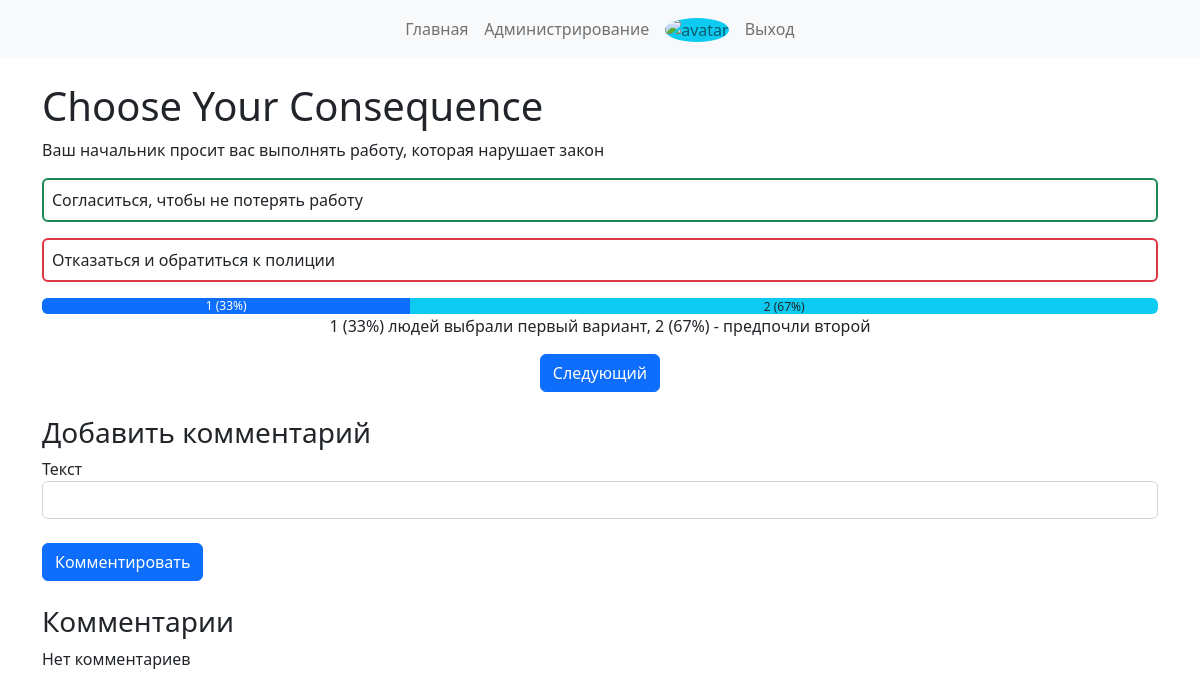
The app's page /8/1/res (signed in) with its own data.
### data/questions.py (models this page shows)
class Question(SqlAlchemyBase, SerializerMixin):
    __tablename__ = "questions"
    id = sqlalchemy.Column(
        sqlalchemy.Integer, primary_key=True, autoincrement=True
    )
    text = sqlalchemy.Column(sqlalchemy.String, nullable=False)
    choice_1 = sqlalchemy.Column(sqlalchemy.String, nullable=False)
    choice_2 = sqlalchemy.Column(sqlalchemy.String, nullable=False)
    created_date = sqlalchemy.Column(
        sqlalchemy.DateTime, default=datetime.datetime.now
    )
    comments = orm.relationship(
        "Comment", back_populates="question", cascade="all, delete"
    )
    answers = orm.relationship(
        "Answer", back_populates="question", cascade="all, delete"
    )

### server.py (the view, shortened to what this page needs)
@app.route("/<int:id>/<int:answer>/res", methods=["GET", "POST"])
def result(id, answer):
    db_sess = db_session.create_session()
    question = db_sess.query(Question).get(id)
    if not question or answer not in (1, 2):
        abort(404)
    if (
        current_user.is_authenticated
        and not db_sess.query(Answer)
        .filter(Answer.user_id == current_user.id, Answer.question_id == id)
        .first()
    ):
        new_answer = Answer(
            answer=answer, question_id=question.id, user_id=current_user.id
        )
        db_sess.add(new_answer)
        db_sess.commit()
    comments = (
        db_sess.query(Comment).filter(Comment.question_id == question.id).all()
    )
    form = CommentForm()
    answer_1 = (
        db_sess.query(Answer).filter_by(question_id=id, answer=1).count()
    )
    answer_2 = (
        db_sess.query(Answer).filter_by(question_id=id, answer=2).count()
    )
    try:
        per_1 = answer_1 * 100 // (answer_1 + answer_2)
    except ZeroDivisionError:
        per_1 = 0
    per_2 = 100 - per_1
    return render_template(
        "result.html",
        title=f"Ответы на вопрос #{id}",
        question=question,
        answer=answer,
        answer_1=answer_1,
        answer_2=answer_2,
        comments=comments,
        per_1=per_1,
        per_2=per_2,
        form=form,
    )

### forms/comment.py
class CommentForm(FlaskForm):
    text = StringField('Текст', validators=[DataRequired()])
    submit = SubmitField('Комментировать')

### data/db_session.py (called while the page is built)
def create_session() -> Session:
    global __factory
    return __factory()

### server.py (called while the page is built)
@login_manager.user_loader
def load_user(user_id):
    db_sess = db_session.create_session()
    return db_sess.query(User).get(user_id)

### templates/result.html (shortened to what this page needs)
{% extends "base.html" %} {% block main %}
<h1>Choose Your Consequence</h1>
<div>
  <p>{{question.text}}</p>
  <p
    class="border border-2 rounded p-2 {% if answer == 1 %}border-success{% else %}border-danger{% endif %}"
  >
    {{question.choice_1}}
  </p>
  <p
    class="border border-2 rounded p-2 {% if answer == 2 %}border-success{% else %}border-danger{% endif %}"
  >
    {{question.choice_2}}
  </p>
</div>
<div class="progress bg-info">
  <div
    id="progress-bar"
    class="progress-bar"
    role="progressbar"
    style="width: {{per_1}}%;"
    aria-valuenow="{{answer_1}}"
    aria-valuemin="0"
    aria-valuemax="{{answer_1 + answer_2}}"
  >
    {{answer_1}} ({{per_1}}%)
  </div>
  <div class="d-flex justify-content-center" style="width: {{per_2}}%;">
    {{answer_2}} ({{per_2}}%)
  </div>
</div>
<p class="text-center">
  {{answer_1}} ({{per_1}}%) людей выбрали первый вариант, {{answer_2}}
  ({{per_2}}%) - предпочли второй
</p>
<div class="text-center mt-3">
  <a class="btn btn-primary mx-auto" href="{{ url_for('index') }}">Следующий</a>
</div>
<h3 class="mt-4">Добавить комментарий</h3>
<form action="" method="post">
  <p class="mb-0">
    {{ form.text.label }}<br />
    {{ form.text(class="form-control") }}<br />
  </p>
  <p>{{ form.submit(type="submit", class="btn btn-primary") }}</p>
</form>
<h3 class="mt-4">Комментарии</h3>
{% if comments %} {% for comment in comments %}
<div class="border rounded p-3 mb-3 comment d-flex mw-100">
  <img
    style="width: 70px; height: 70px"
    class="bg-info rounded-circle"
    src="/static/avatars/{{ comment.user_id }}.png"
    alt="avatar"
  />
  <div class="ms-3">
    <p class="mb-0 text-break">
      <span class="fw-bold">{{ comment.user.name }}</span>: {{ comment.text }}
    </p>
    <div class="d-flex mt-2">
      <a style="cursor: pointer" class="like" comment-id="{{comment.id}}"
        ><img
          class="mr-2"
          style="width: 20px"
          src="{% if comment.likes_count == 0 %}{{ url_for('static', filename='img/like_1.svg') }}{% else %}{{ url_for('static', filename='img/like_2.svg') }}{% endif %}"
        /><span class="ms-1 like-counter">{{comment.likes_count}}</span></a
      >
      <p class="text-muted mx-0 ms-2">{{comment.created_date}}</p>
      {% if current_user.is_authenticated and comment.user.id == current_user.id
      %}
      <a
        style="cursor: pointer"
        class="text-muted ms-2 comment-delete"
        comment-id="{{comment.id}}"
        >Удалить</a
      >
      {% endif %}
    </div>
  </div>
</div>
{% endfor %} {% else %}
<div>Нет комментариев</div>
{% endif %} {% endblock %}

### records on screen
Question: text "Ваш начальник просит вас выполнять работу, которая нарушает закон", choice_1 "Согласиться, чтобы не потерять работу", choice_2 "Отказаться и обратиться к полиции"

### other values on screen
{{ answer_1 }} "1"
{{ per_1 }} "33"
{{ answer_2 }} "2"
{{ per_2 }} "67"
